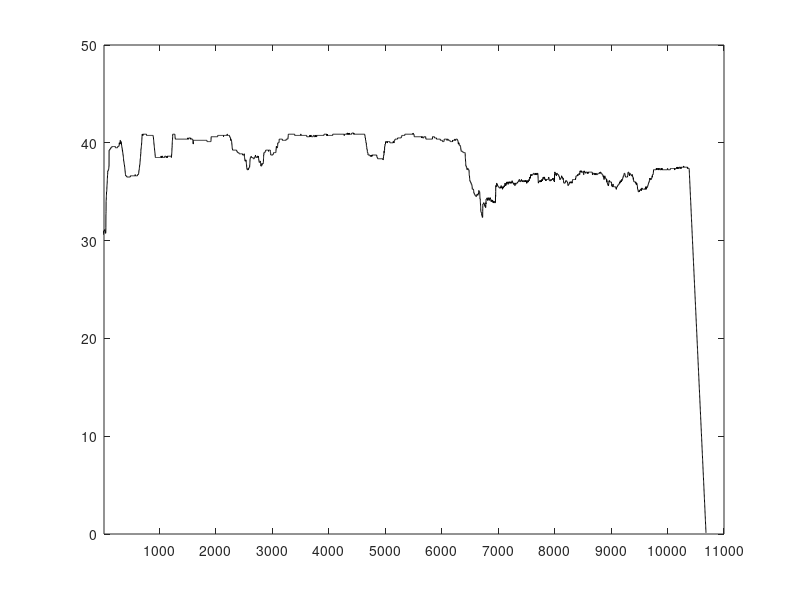

The MATLAB script that drew this image:
%% Session 1
fileID = fopen('g4s1.txt','r');
formatSpec = '%f';
A = fscanf(fileID,formatSpec);
plot(A,'Color','black');
set(gca,'XTick',[0:1000:11000])
set(gca,'YTick',[0:10:50]) 
ylim([0 50])
xlim([20 11000])
fclose(fileID);
%% Session 2

